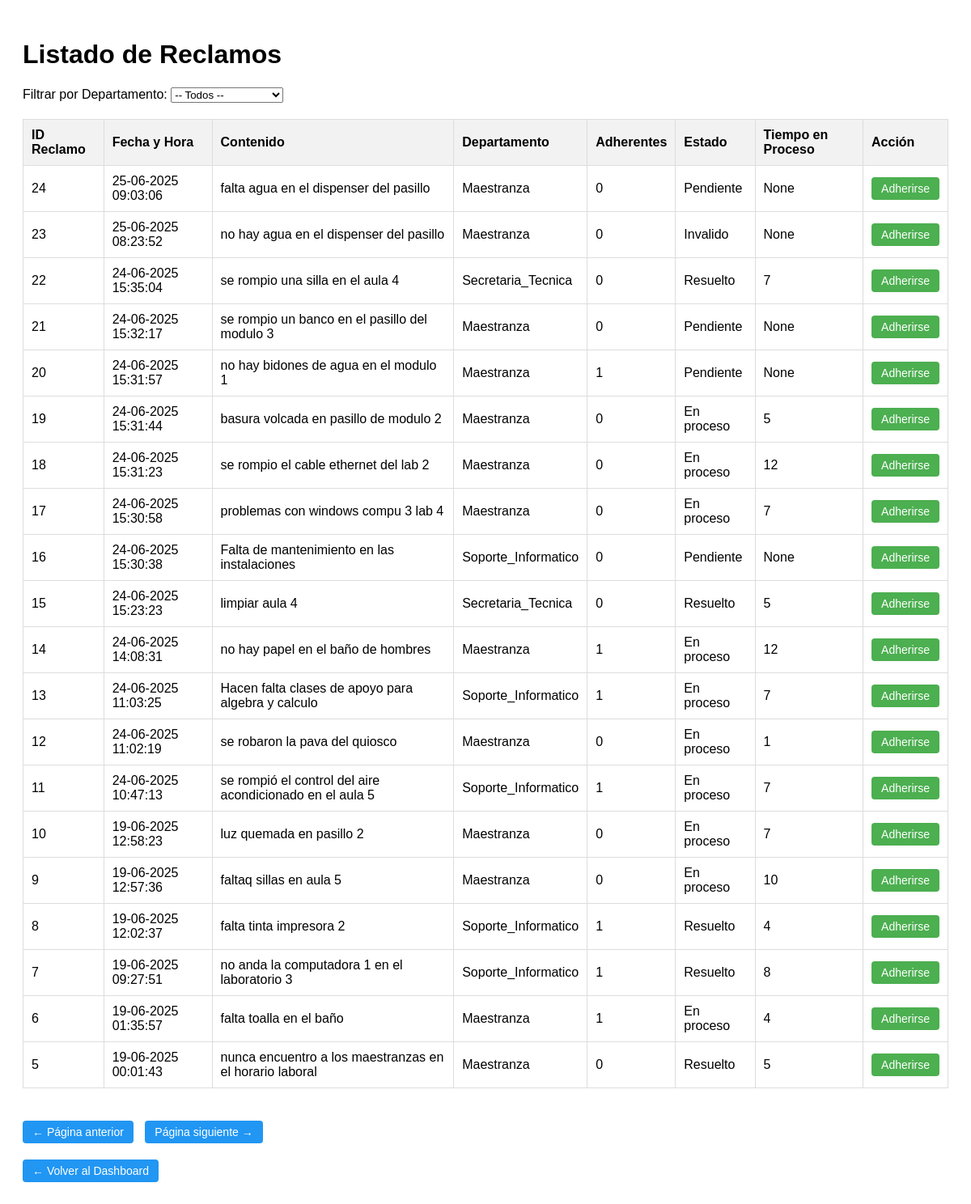
The page /listar_reclamos?page=2 (signed in) on the database its author committed.
### modules/modelos.py (models this page shows)
class ModeloReclamo(Base):
    __tablename__ = 'reclamos'
    id_reclamo = Column(Integer(), primary_key=True)
    id_creador = Column(Integer(), nullable=False)
    estado = Column(String(20), nullable=False)
    contenido = Column(String(1000), nullable=False)
    r_imagen = Column(String(255))
    fecha_y_hora = Column(DateTime, nullable=False, default=func.now())
    departamento = Column(String(50))
    tiempo_en_proceso = Column(Integer())

### server.py (the view)
@app.route('/listar_reclamos')
def listar_reclamos():
    if 'id' not in session:
        flash('Debes iniciar sesión primero', 'warning')
        return redirect(url_for('inicio'))
    page = request.args.get('page', 1, type=int)
    per_page = 20
    departamento = request.args.get('departamento')
    try:
        reclamos, total = gestor_reclamos.listar_reclamos_paginados(page=page, per_page=per_page,departamento=departamento)
        return render_template("listar_reclamos.html", reclamos=reclamos, page=page, per_page=per_page, total=total)
    except Exception as e:
        flash(str(e), 'danger')
        return render_template("listar_reclamos.html", reclamos=[], page=1, per_page=per_page, total=0)

### modules/dominio.py (called while the page is built)
    @property
    def id_reclamo(self):
        return self.__id_reclamo

    @property
    def id_creador(self):
        return self.__id_creador

    @property
    def estado(self):
        return self.__estado

    @property
    def fecha_y_hora(self):
        return self.__fecha_y_hora

    @property
    def contenido(self):
        return self.__contenido

    @property
    def departamento(self):
        return self.__departamento

    @property
    def tiempo_en_proceso(self):
        return self.__tiempo_en_proceso

    @property
    def r_imagen(self):
        return self.__r_imagen

    @id_reclamo.setter
    def id_reclamo(self, id_reclamo):
        if id_reclamo != None:
            if not isinstance(id_reclamo, int):
                raise ValueError("El id del reclamo debe ser un número entero")
            self.__id_reclamo = id_reclamo
        else:
            self.__id_reclamo = None

    @id_creador.setter
    def id_creador(self, id_creador):
        if id_creador != None:
            if not isinstance(id_creador, int):
                raise ValueError("El id del creador debe ser un número entero")
            self.__id_creador = id_creador
        else:
            self.__id_creador = None

    @estado.setter
    def estado(self, estado):
        estados_validos = ["Pendiente", "En proceso", "Resuelto", "Invalido"]
        if estado not in estados_validos:
            raise ValueError(f"Estado inválido. Debe ser uno de: {', '.join(estados_validos)}.")
        self.__estado = estado

    @fecha_y_hora.setter
    def fecha_y_hora(self, fecha_y_hora):
        if not isinstance(fecha_y_hora, datetime):
            raise ValueError("La fecha y hora debe ser un objeto datetime.")
        self.__fecha_y_hora = fecha_y_hora

    @contenido.setter
    def contenido(self, contenido):
        if not isinstance(contenido, str) or not contenido.strip():
            raise ValueError("El contenido del reclamo no puede estar vacío.")
        self.__contenido = contenido.strip()

    @departamento.setter # Esto tiene que ser de tipo Departamento en vez de str
    def departamento(self, departamento):
        if not isinstance(departamento, str) or not departamento.strip():
            raise ValueError("El departamento no puede estar vacío.")
        self.__departamento = departamento.strip().title()

### templates/listar_reclamos.html (shortened to what this page needs)
<!DOCTYPE html>
<html lang="es">
<head>
</head>
<body>
    <h1>Listado de Reclamos</h1>
    <form method="get" action="{{ url_for('listar_reclamos') }}">
        <label for="departamento">Filtrar por Departamento:</label>
        <select name="departamento" id="departamento" onchange="this.form.submit()">
            <option value="">-- Todos --</option>
        </select>
    </form>
    <table>
        <thead>
            <tr>
                <th>ID Reclamo</th>
                <th>Fecha y Hora</th>
                <th>Contenido</th>
                <th>Departamento</th>
                <th>Adherentes</th>
                <th>Estado</th>
                <th>Tiempo en Proceso</th>
                <th>Acción</th>
            </tr>
        </thead>
        <tbody>
            {% for reclamo in reclamos %}
            <tr>
                <td>{{ reclamo.id_reclamo }}</td>
                <td>{{ reclamo.fecha_y_hora }}</td>
                <td>{{ reclamo.contenido }}</td>
                <td>{{ reclamo.departamento }}</td>
                <td>{{ reclamo.n_adherentes }}</td>
                <td>{{ reclamo.estado }}</td>
                <td>{{ reclamo.tiempo_en_proceso }}</td>
                <td>
                    <form method="POST" action="{{ url_for('adherirse_a_reclamo', id_reclamo=reclamo.id_reclamo) }}">
                        <button type="submit" class="btn btn-adherirse">Adherirse</button>
                    </form>
                </td>
            </tr>
            {% endfor %}
        </tbody>
    </table>
    <div style="margin-top: 20px;">
        {% if page > 1 %}
            <a href="{{ url_for('listar_reclamos', page=page-1) }}" class="btn btn-volver">← Página anterior</a>
        {% endif %}
        {% if total > page * per_page %}
            <a href="{{ url_for('listar_reclamos', page=page+1) }}" class="btn btn-volver" style="margin-left: 10px;">
            Página siguiente →
            </a>
        {% endif %}
    </div>
    <a href="{{ url_for('usuario_final_dashboard') }}" class="btn btn-volver">← Volver al Dashboard</a>
</body>
</html>

### templates/listar_reclamos.html (style rules this page uses)
body { font-family: Arial, sans-serif; padding: 20px; }
table { width: 100%; border-collapse: collapse; margin-top: 20px; }
th, td { border: 1px solid #ddd; padding: 10px; text-align: left; }
th { background-color: #f2f2f2; }
.btn { padding: 6px 12px; font-size: 14px; border: none; border-radius: 4px; cursor: pointer; text-decoration: none; }
.btn-adherirse { background-color: #4CAF50; color: white; }
.btn-volver { background-color: #2196F3; color: white; margin-top: 20px; display: inline-block; }

### rows shown on the page
ModeloReclamo: id_reclamo "24", fecha_y_hora "25-06-2025 09:03:06", contenido "falta agua en el dispenser del pasillo", departamento "Maestranza", n_adherentes "0", estado "Pendiente", tiempo_en_proceso "None"
ModeloReclamo: id_reclamo "23", fecha_y_hora "25-06-2025 08:23:52", contenido "no hay agua en el dispenser del pasillo", departamento "Maestranza", n_adherentes "0", estado "Invalido", tiempo_en_proceso "None"
ModeloReclamo: id_reclamo "22", fecha_y_hora "24-06-2025 15:35:04", contenido "se rompio una silla en el aula 4", departamento "Secretaria_Tecnica", n_adherentes "0", estado "Resuelto", tiempo_en_proceso "7"
ModeloReclamo: id_reclamo "21", fecha_y_hora "24-06-2025 15:32:17", contenido "se rompio un banco en el pasillo del modulo 3", departamento "Maestranza", n_adherentes "0", estado "Pendiente", tiempo_en_proceso "None"
ModeloReclamo: id_reclamo "20", fecha_y_hora "24-06-2025 15:31:57", contenido "no hay bidones de agua en el modulo 1", departamento "Maestranza", n_adherentes "1", estado "Pendiente", tiempo_en_proceso "None"
ModeloReclamo: id_reclamo "19", fecha_y_hora "24-06-2025 15:31:44", contenido "basura volcada en pasillo de modulo 2", departamento "Maestranza", n_adherentes "0", estado "En proceso", tiempo_en_proceso "5"
ModeloReclamo: id_reclamo "18", fecha_y_hora "24-06-2025 15:31:23", contenido "se rompio el cable ethernet del lab 2", departamento "Maestranza", n_adherentes "0", estado "En proceso", tiempo_en_proceso "12"
ModeloReclamo: id_reclamo "17", fecha_y_hora "24-06-2025 15:30:58", contenido "problemas con windows compu 3 lab 4", departamento "Maestranza", n_adherentes "0", estado "En proceso", tiempo_en_proceso "7"
ModeloReclamo: id_reclamo "16", fecha_y_hora "24-06-2025 15:30:38", contenido "Falta de mantenimiento en las instalaciones", departamento "Soporte_Informatico", n_adherentes "0", estado "Pendiente", tiempo_en_proceso "None"
ModeloReclamo: id_reclamo "15", fecha_y_hora "24-06-2025 15:23:23", contenido "limpiar aula 4", departamento "Secretaria_Tecnica", n_adherentes "0", estado "Resuelto", tiempo_en_proceso "5"
ModeloReclamo: id_reclamo "14", fecha_y_hora "24-06-2025 14:08:31", contenido "no hay papel en el baño de hombres", departamento "Maestranza", n_adherentes "1", estado "En proceso", tiempo_en_proceso "12"
ModeloReclamo: id_reclamo "13", fecha_y_hora "24-06-2025 11:03:25", contenido "Hacen falta clases de apoyo para algebra y calculo", departamento "Soporte_Informatico", n_adherentes "1", estado "En proceso", tiempo_en_proceso "7"
ModeloReclamo: id_reclamo "12", fecha_y_hora "24-06-2025 11:02:19", contenido "se robaron la pava del quiosco", departamento "Maestranza", n_adherentes "0", estado "En proceso", tiempo_en_proceso "1"
ModeloReclamo: id_reclamo "11", fecha_y_hora "24-06-2025 10:47:13", contenido "se rompió el control del aire acondicionado en el aula 5", departamento "Soporte_Informatico", n_adherentes "1", estado "En proceso", tiempo_en_proceso "7"
ModeloReclamo: id_reclamo "10", fecha_y_hora "19-06-2025 12:58:23", contenido "luz quemada en pasillo 2", departamento "Maestranza", n_adherentes "0", estado "En proceso", tiempo_en_proceso "7"
ModeloReclamo: id_reclamo "9", fecha_y_hora "19-06-2025 12:57:36", contenido "faltaq sillas en aula 5", departamento "Maestranza", n_adherentes "0", estado "En proceso", tiempo_en_proceso "10"
ModeloReclamo: id_reclamo "8", fecha_y_hora "19-06-2025 12:02:37", contenido "falta tinta impresora 2", departamento "Soporte_Informatico", n_adherentes "1", estado "Resuelto", tiempo_en_proceso "4"
ModeloReclamo: id_reclamo "7", fecha_y_hora "19-06-2025 09:27:51", contenido "no anda la computadora 1 en el laboratorio 3", departamento "Soporte_Informatico", n_adherentes "1", estado "Resuelto", tiempo_en_proceso "8"
ModeloReclamo: id_reclamo "6", fecha_y_hora "19-06-2025 01:35:57", contenido "falta toalla en el baño", departamento "Maestranza", n_adherentes "1", estado "En proceso", tiempo_en_proceso "4"
ModeloReclamo: id_reclamo "5", fecha_y_hora "19-06-2025 00:01:43", contenido "nunca encuentro a los maestranzas en el horario laboral", departamento "Maestranza", n_adherentes "0", estado "Resuelto", tiempo_en_proceso "5"
